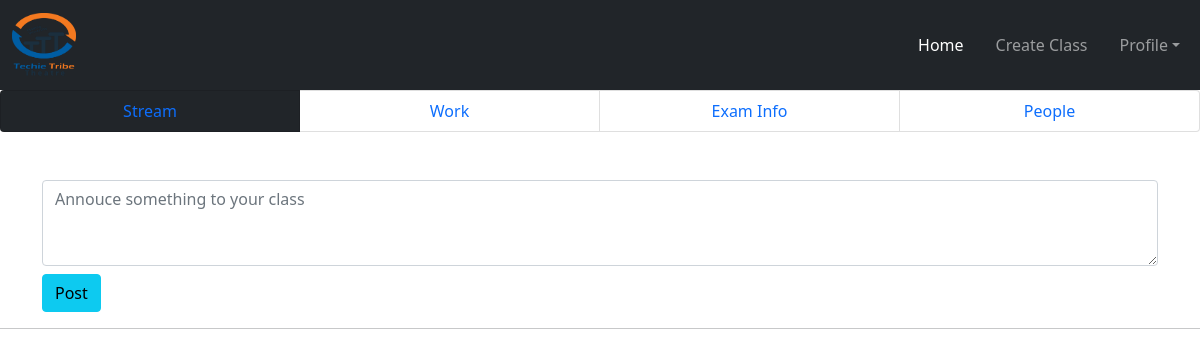
Page /teacher/classshow/2/ (signed in) on the earlier database version.
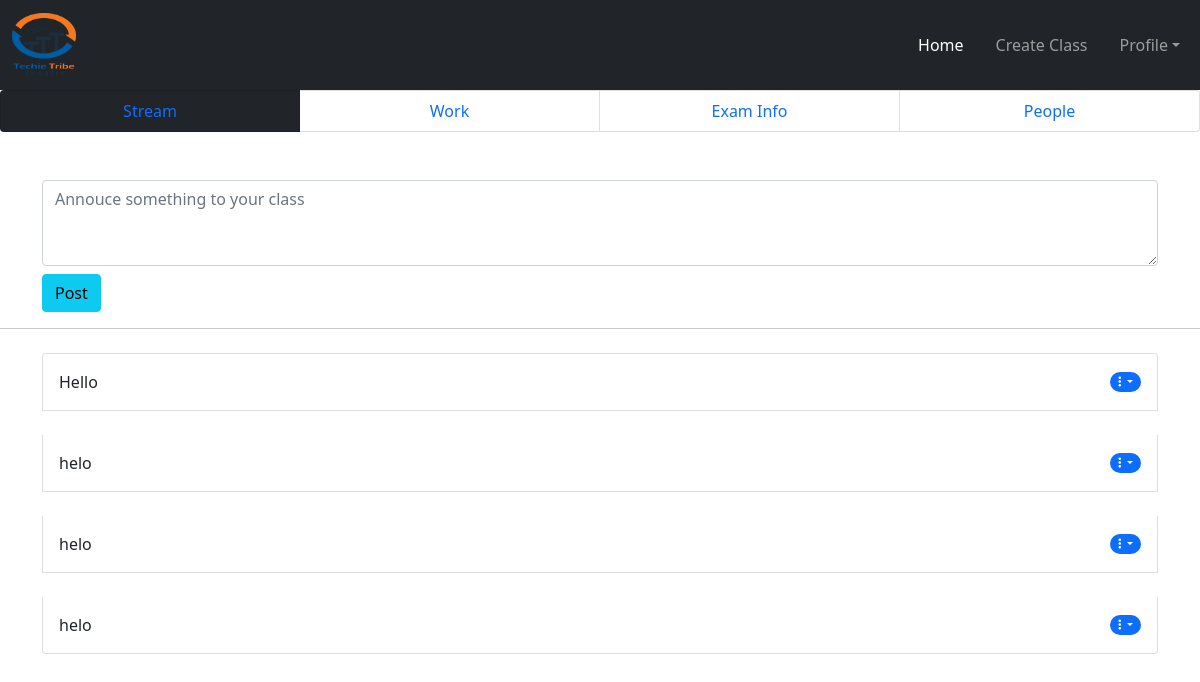
Same page on the later database version.
### teacher/models.py (models this page shows)
class Announcement(models.Model):
    user = models.ForeignKey(User, on_delete=models.CASCADE)
    classview = models.ForeignKey(CreateClass, on_delete=models.CASCADE)
    text = models.TextField()

### teacher/views.py (the view, shortened to what this page needs)
# urls.py: path('classshow/<int:id>/', ClassShow.as_view(), name='classshow'),
class ClassShow(View):
    def get(self, request, id):
        if request.user.is_authenticated:
            mainid = id
            classshow = CreateClass.objects.get(pk=id)
            allannouce = Announcement.objects.filter(classview=classshow)[::-1]
            return render(request, 'classview.html', {'classshow': classshow, "mainid": mainid, 'allannouce': allannouce})
        else:
            return redirect("/")

### teacher/templates/classview.html (shortened to what this page needs)
{% extends 'base_teacher.html' %} <br />
{% load static %} <br />
{% block content %}
<link rel="stylesheet" href="{% static 'css/card.css' %}" />
<link
  rel="stylesheet"
  href="https://cdnjs.cloudflare.com/ajax/libs/font-awesome/6.1.1/css/all.min.css"
/>
<ul class="list-group list-group-horizontal col-12">
  <li class="list-group-item col-3 text-center bg-dark text-white">
    <a href="{% url 'classshow' mainid %}">Stream</a>
  </li>
  <li class="list-group-item col-3 text-center">
    <a href="{% url 'addwork' mainid %}">Work</a>
  </li>
  <li class="list-group-item col-3 text-center">
    <a href="{% url 'examview' mainid %}">Exam Info</a>
  </li>
  <li class="list-group-item col-3 text-center"><a href="">People</a></li>
</ul>
<div class="container mt-5">
  <form action="" method="POST" enctype="multipart/form-data">
    <textarea
      name="annouce"
      placeholder="Annouce something to your class"
      id=""
      cols="10"
      rows="3"
      class="form-control"
    ></textarea>
    <div class="mt-2 d-flex">
      <button type="submit" class="btn btn-info">Post</button>
    </div>
  </form>
</div>
<hr />
<div class="container mt-4">
  <div class="list-group">
    {% for ann in allannouce %}
    <li
      class="list-group-item d-flex justify-content-between align-items-center mb-4 p-3"
    >
      {{ann.text}}
      <span class="badge bg-primary rounded-pill"
        ><i
          class="fa-solid fa-ellipsis-vertical dropdown dropdown-toggle"
          id="navbarDropdown"
          data-bs-toggle="dropdown"
        >
        </i>
      </span>
    </li>
    {% endfor %}
  </div>
</div>
{% endblock content %}

### teacher/templates/base_teacher.html (shortened to what this page needs)
{% load static %}
<!DOCTYPE html>
<html lang="en">
  <head>
    <link
      href="https://cdn.jsdelivr.net/npm/bootstrap@5.1.3/dist/css/bootstrap.min.css"
      rel="stylesheet"
    />
    <link rel="stylesheet" href="{% static 'css/style.css' %}" />
    <link rel="stylesheet" href="{% static 'css/form.css' %}" />
  </head>
  <body>
    <nav class="navbar navbar-expand-lg navbar-dark bg-dark">
      <div class="container-fluid">
        <a class="navbar-brand" href="/teacher"
          ><img src="{% static 'img/Logo.png' %}" alt="" class="logoimg"
        /></a>
        <div class="collapse navbar-collapse" id="navbarNav">
          <ul class="navbar-nav ms-md-auto gap-2">
            <li class="nav-item rounded">
              <a class="nav-link active" aria-current="page" href="/teacher"
                >Home</a
              >
            </li>
            <li class="nav-item rounded">
              <a class="nav-link" href="{% url 'create' %}"
                >Create Class</a
              >
            </li>
            <li class="nav-item dropdown rounded">
              <a
                class="nav-link dropdown-toggle"
                href="#"
                id="navbarDropdown"
                role="button"
                data-bs-toggle="dropdown"
                aria-expanded="false"
                >Profile</a
              >
            </li>
          </ul>
        </div>
      </div>
    </nav>
    {% block content %}{% endblock content %}
  </body>
</html>

### mainapp/static/css/style.css (style rules this page uses)
.logoimg { width: 4rem; height: 4rem; }

### teacher/static/css/form.css (style rules this page uses)
*, *:before, *:after { -webkit-box-sizing: border-box; box-sizing: border-box; }
input, textarea { font-size: 22px; display: block; width: 100%; height: 100%; padding: 5px 10px; background: none; background-image: none; border: 1px solid #a0b3b0; color: #ffffff; border-radius: 0; -webkit-transition: border-color .25s ease, -webkit-box-shadow .25s ease; transition: border-color .25s ease, -webkit-box-shadow .25s ease; transition: border-color .25s ease, box-shadow .25s ease; transition: border-color .25s ease, box-shadow .25s ease, -webkit-box-shadow .25s ease; }
textarea { border: 2px solid #a0b3b0; resize: vertical; }
li { list-style: none; }

### teacher/static/css/card.css (style rules this page uses)
a { text-decoration: none; }
li { list-style: none; }

Differences in the rows shown:
added Announcement: text "Hello"
added Announcement: text "helo"
added Announcement: text "helo"
added Announcement: text "helo"
